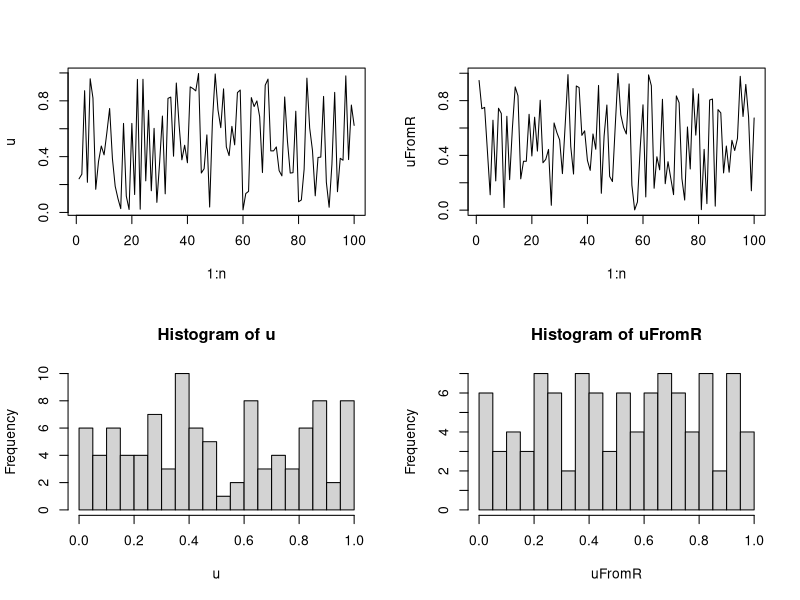

Here is the R script that generated this plot: (Note: this script raises an error after producing the figure.)
################################################################
### Demo code for Unit 10 of Stat243, "Simulation"
### Chris Paciorek, October 2017
################################################################

#########################################
# 4: Random number generation
#########################################

### 4.1 Generating random uniforms on a computer

## @knitr linear-cong

n <- 100
a <- 171
m <- 30269
u <- rep(NA, n) 
u[1] <- 7306 
for(i in 2:n)
  u[i] <- (a * u[i-1]) %% m 
u <- u/m
uFromR <- runif(n) 
par(mfrow = c(2,2)) 
plot(1:n, u, type = 'l') 
plot(1:n, uFromR, type = 'l') 
hist(u, nclass = 25) 
hist(uFromR, nclass = 25)

## @knitr Wichmann

RNGkind("Wichmann-Hill")
set.seed(1)
saveSeed <- .Random.seed
uFromR <- runif(10)
a <- c(171, 172, 170)
m <- c(30269, 30307, 30323)
xyz <- matrix(NA, nr = 10, nc = 3)
xyz[1, ] <- (a * saveSeed[2:4]) %% m
for( i in 2:10)
	xyz[i, ] <- (a * xyz[i-1, ]) %% m
for(i in 1:10)
	print(c(uFromR[i],sum(xyz[i, ]/m)%%1))
## we should be able to recover the current value of the seed
xyz[10, ]
.Random.seed[2:4]

## @knitr blank

### 4.3 RNG in R 

## @knitr seed

set.seed(1)
rnorm(10)
set.seed(1)
rnorm(10)

## @knitr seed-save

set.seed(1)
rnorm(5)
savedSeed <- .Random.seed
tmp <- sample(1:50, 2000, replace = TRUE)
.Random.seed <- savedSeed
rnorm(5)

## @knitr seed-restore

f <- function(args) {
  oldseed <- .Random.seed
  ## other code 
  .Random.seed <<- oldseed # note global assignment!
}

## @knitr blank

###################################
# 5: Generating random variables
###################################

### 5.1 Multivariate distributions

## @knitr mvnorm

U <- chol(covMat)
crossprod(U, rnorm(nrow(covMat)))

## @knitr blank

### 5.3 Rejection sampling

## generating efficiently from a truncated normal

## suppose we want to generate from X ~ N(1, 2^2) I(x > 4)

mu <- 1; sd <- 2
tau <- 4 # truncation point
samps <- rnorm(10000, mu, sd)
samps <- samps[samps > tau]
length(samps)/10000  # around 640 of 10000
hist(samps)


tauStd <- (tau - mu)/sd  # put trunc. pt on standardized scale
lamStar <- (tauStd + sqrt(tauStd^2+4))/2 # rate of exponential
c <- (1/lamStar)*exp(lamStar^2/2 - lamStar*tauStd)/(sqrt(2*pi)*(1-pnorm(tauStd)))

y <- rexp(2000, rate = lamStar) + tauStd  # + tauStd does the shifting of the exponential
u <- runif(2000)
samps2 <- mu + sd * y[u <= exp(-(y-lamStar)^2/2)]  # mu + sd part reverses the standardization
length(samps2)/2000 # empirical acceptance rate
1/c  # theoretical acceptance rate

## plots here are done on the standardized scale for simplicity
par(mfrow = c(1,3))
plot(y, u)
points(y[u <= exp(-(y-lamStar)^2/2)], u[u <= exp(-(y-lamStar)^2/2)], col = 'red')  # we accept red points and reject black

## this shows f(x) and c*g(x) on the standardized scale
yvals <- seq(tauStd, 5, len = 100)
plot(yvals, c*dexp(yvals - tauStd, rate = lamStar), type = 'l')
lines(yvals, dnorm(yvals)/(1-pnorm(tauStd)), col = 'red')
## exp is a nice envelope

yvals <- seq(5, 10, len = 100)
plot(yvals, c*dexp(yvals - tauStd, rate = lamStar), type = 'l')
lines(yvals, dnorm(yvals)/(1-pnorm(tauStd)), col = 'red')
## in tail, exp is much fatter than normal, but few proposals are in tail anyway


### 5.5 Importance sampling


## suppose we want to estimate P(X < -3) for a Cauchy (this is of interest in the case where we don't have the CDF in closed form)
## instead of drawing from a standard Cauchy, let's draw from a Cauchy shifted to be centered at -5

## write out the code below for a single estimate

m <- 1000 # number of samples for each estimator
## standard MC estimator
set.seed(1)
y <- rt(m, df = 1)
## samples for importance sampler
set.seed(1)
x <- rt(m, df = 1) - 5  # i.e sample from g(x) being a Cauchy centered at -5
f <- dt(x, df = 1)  # density of x under f
g <- dt(x + 5, df = 1)  # density of x under g (density of x under a Cauchy centered at -5 is the same as density of x+5 under Cauchy centered at 0)
w <- f/g  # weights

stdEst <- mean(y < (-3))
isEst <- mean((x < (-3))*w) # i.e. (1/m)*sum((x < (-3))*w)

## now let's do a small simulation study of the estimator

nSims <- 100

m <- 1000 # number of samples for each estimator

isEst <- stdEst <- varIS <- varStd <- rep(NA, nSims)
set.seed(1)
for(i in 1:nSims){  # a small simulation study of the approach with m = 1000
  ## note this could be done w/out looping if I were trying to be efficient

  ## samples for MC estimator

  y <- rt(m, df = 1)

  ## samples for importance sampler
  set.seed(1)
  x <- rt(m, df = 1) - 5  # i.e sample from g(x) being a Cauchy centered at -5
  f <- dt(x, df = 1)  # density of x under f
  g <- dt(x + 5, df = 1)  # density of x under g (density of x under a Cauchy centered at -5 is the same as density of x+5 under Cauchy centered at 0)
  w <- f/g  # weights
  
  isEst[i] <- mean((x < (-3))*w)
  stdEst[i] <- mean(y < (-3))
}

mean((isEst - pt(-3, df = 1))^2)  # variance of IS estimator based on entire sim study
mean((stdEst - pt(-3, df = 1))^2)  # variance of standard MC estimator based on entire sim study
## order of magnitude gain in efficiency



############################################
# 4: Design of simulation studies
############################################

# 4.2 Overview

## @knitr tvsnormal

devs <- rnorm(100)
tdevs <- qt(pnorm(devs), df = 1)
plot(devs, tdevs)
abline(0,1)

## @knitr blank

##############################################
# 5: Implementation of simulation studies
##############################################

## @knitr expand.grid

require(fields)
thetaLevels <- c("low", "med", "hi")
n <- c(10, 100, 1000)
tVsNorm <- c("t", "norm")
levels <- expand.grid(thetaLevels, tVsNorm, n)
## example of replicate() -- generate m sets correlated normals
set.seed(1)
genFun <- function(n, theta = 1){
	u <- rnorm(n)
	x <- runif(n)
	Cov <- exp(-rdist(x)/theta)
	U <- chol(Cov)
	return(cbind(x,crossprod(U, u)))
}
m <- 20
simData <- replicate(m, genFun(100, 1))
dim(simData) # 100 observations by {x, y} values by 20 replicates
